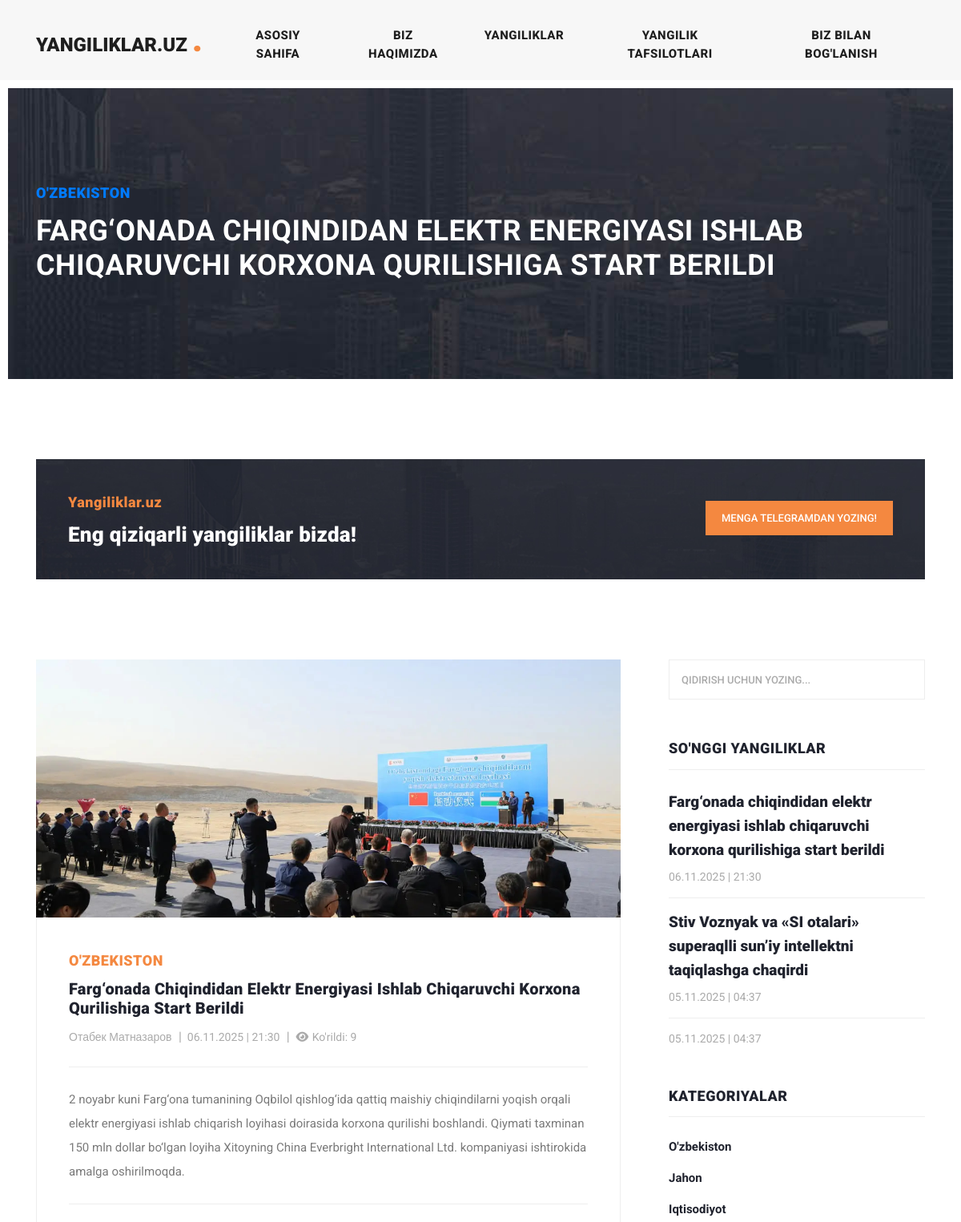
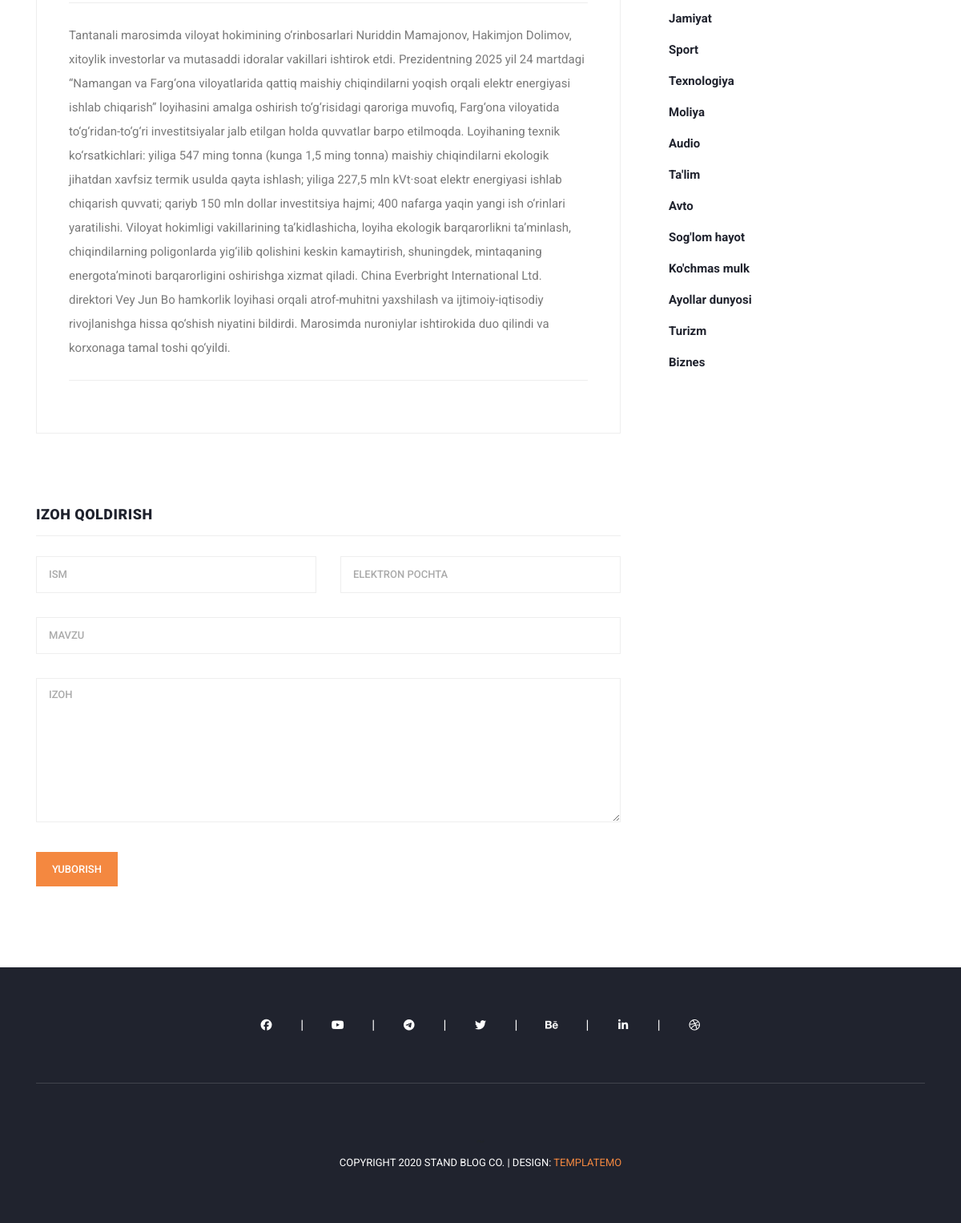
The app's page /?controller=news_view&id=1 with its own data (2 pictures, top to bottom).
### tables this page shows
CREATE TABLE `menu` (
    `id` INTEGER PRIMARY KEY AUTOINCREMENT,
    `name` VARCHAR(255) NOT NULL,
    `position` INTEGER DEFAULT NULL,
    `url` VARCHAR(255) DEFAULT NULL,
    `status` BOOLEAN DEFAULT TRUE
);

CREATE TABLE `news`
(
    `id`          INTEGER PRIMARY KEY AUTOINCREMENT,
    `author_id`   INTEGER NOT NULL,
    `is_banner`   INTEGER DEFAULT 0 CHECK (is_banner IN (0, 1)), -- 0=yo'q, 1=ha
    `title`       TEXT    NOT NULL,
    `description` TEXT,
    `category_id` INTEGER NOT NULL,
    `image`       TEXT    DEFAULT NULL,
    `body`        TEXT    DEFAULT NULL,
    `seen_count`  INTEGER DEFAULT 0 CHECK (seen_count >= 0),
    `created_at`  TEXT    DEFAULT (datetime('now', '+5 hours')), -- sqlite da datetime turi yo'q
    `updated_at`  TEXT    DEFAULT (datetime('now', '+5 hours')),
    `status`      INTEGER DEFAULT 1 CHECK (status IN (0, 1))    -- 0=nofaol, 1=faol

);

CREATE TABLE `category`
(
    `id`     INTEGER PRIMARY KEY AUTOINCREMENT,
    `name`   TEXT NOT NULL,
    `status` BOOLEAN DEFAULT TRUE
);

CREATE TABLE `author`
(
  `id` INTEGER PRIMARY KEY AUTOINCREMENT,
  `name` VARCHAR(100) NOT NULL,
  `status` BOOLEAN DEFAULT TRUE
);

CREATE TABLE `social`
(
    `id`       INTEGER PRIMARY KEY AUTOINCREMENT,
    `name`     TEXT(255) NOT NULL,     -- nomi
    `url`      TEXT(255) DEFAULT NULL, -- manzili
    `icon_class` TEXT(255) DEFAULT NULL, -- ikonkasi
    `position` INTEGER   DEFAULT NULL,
    `status`   BOOLEAN   DEFAULT 1     -- yoqib/o'chirish uchun statusi
);

### views/view.php (called while the page is built)
<?php
require_once __DIR__ . '/widgets/header.php';
require_once __DIR__ . '/widgets/view-main-banner.php';
require_once __DIR__ . '/widgets/view-main-content.php';
require_once __DIR__ . '/widgets/footer.php';

### index.php (called while the page is built)
<?php
require_once __DIR__ . '/controllers/mainController.php';

### models/menu.php (called while the page is built)
<?php
function getMenus(): array
{
    global $pdo;
    $sql = "
            SELECT
                 `name`,
                 `position`,
                 `url`
            FROM `menu`
            WHERE `status` = " . ACTIVE .
        " ORDER BY `position`";
    $stmt = $pdo->prepare($sql);
    $stmt->execute();
    return $stmt->fetchAll(PDO::FETCH_ASSOC);
}

### controllers/imports.php (called while the page is built, shortened)
<?php
$menus = getMenus();
$socials = getSocials();
$categories = getCategories();
$news = getLastNews();

### models/news.php (called while the page is built, shortened)
<?php
function getLastNews(): array
{
    global $pdo;
    $sql = "SELECT
                `N`.`id` AS `news_id`,
                `A`.`name` AS `muallif`,
                `N`.`title` AS `sarlavha`,
                `N`.`description` AS `qisqa_tavsif`,
                `C`.`name` AS `kategoriya`,
                `N`.`image` AS `rasm`,
               -- `N`.`body` AS `yangilik_matni`,
                `N`.`seen_count` AS `kurishlar_soni`,
                `N`.`created_at` AS `yaratilgan_vaqti`      -- GMT+5 da ko'rsatish
            FROM `news` AS `N`
            JOIN `category` AS `C`
             ON `N`.`category_id` = `C`.`id`
            JOIN `author` AS `A`
            ON `N`.`author_id` = `A`.`id`
            WHERE `N`.`status` = " . ACTIVE .
        " ORDER BY `yaratilgan_vaqti` DESC
            LIMIT 3";
    $stmt = $pdo->prepare($sql);
    $stmt->execute();
    return $stmt->fetchAll(PDO::FETCH_ASSOC);
}
function getNewsById(int $id): array
{
    global $pdo;
    $sql = "SELECT
                `N`.`id` AS `news_id`,
                `A`.`name` AS `muallif`,
                `N`.`title` AS `sarlavha`,
                `N`.`description` AS `qisqa_tavsif`,
                `C`.`name` AS `kategoriya`,
                `N`.`image` AS `rasm`,
                `N`.`body` AS `yangilik_matni`,
                `N`.`seen_count` AS `kurishlar_soni`,
                `N`.`created_at` AS `yaratilgan_vaqti`      -- GMT+5 da ko'rsatish
            FROM `news` AS `N`
            LEFT JOIN `category` AS `C`
             ON `N`.`category_id` = `C`.`id` AND `C`.`status` = " . ACTIVE . "
            JOIN `author` AS `A`
            ON `N`.`author_id` = `A`.`id`
            WHERE `N`.`status` = " . ACTIVE .
        " AND `N`.`id` = :id " .
        " LIMIT 1 ; ";
    $stmt = $pdo->prepare($sql);
    $stmt->bindParam(':id', $id, PDO::PARAM_INT);
    $stmt->execute();
    return $stmt->fetch(PDO::FETCH_ASSOC);
}

### helpers.php (called while the page is built, shortened)
<?php
function getImage(string $table_name, int $id, mixed $filename): string
{
    $relativePath = "uploads/$table_name/$id/$filename";
    if (file_exists(PROJECT_ROOT . $relativePath)) {
        return '/' . $relativePath;
    }
    return '/assets/images/no_image.png';
}

### models/categories.php (called while the page is built)
<?php
function getCategories(): array
{
    global $pdo;
    $sql = "SELECT
                `name`
            FROM `category`
            WHERE `status` = " . ACTIVE . "
            ORDER BY `id`
            ";
    $stmt = $pdo->prepare($sql);
    $stmt->execute();
    return $stmt->fetchAll(PDO::FETCH_ASSOC);
}

### models/socials.php (called while the page is built)
<?php
function getSocials(): array
{
    global $pdo;
    $sql = "SELECT
                `name`,
                `url`,
                `icon_class`,
                `position`
        FROM `social`
        WHERE `status` = " . ACTIVE .
        " ORDER BY `position`";
    $stmt = $pdo->prepare($sql);
    $stmt->execute();
    return $stmt->fetchAll(PDO::FETCH_ASSOC);
}

### views/widgets/view-main-content.php (the view)
<section class="call-to-action">
    <div class="container">
        <div class="row">
            <div class="col-lg-12">
                <div class="main-content">
                    <div class="row">
                        <div class="col-lg-8">
                            <span><?= SITE_NAME ?? 'Bu yerda sayt nomi' ?></span>
                            <h4> <?= SLOGAN ?> </h4>
                        </div>
                        <div class="col-lg-4">
                            <div class="main-button">
                                <a href="https://t.me/settings" target="_parent">Menga Telegramdan yozing!</a>
                            </div>
                        </div>
                    </div>
                </div>
            </div>
        </div>
    </div>
</section>
<section class="blog-posts grid-system">
    <div class="container">
        <div class="row">
            <div class="col-lg-8">
                <div class="all-blog-posts">
                    <div class="row">
                        <div class="col-lg-12">
                            <div class="blog-post">
                                <div class="blog-thumb">
                                    <?php $image = getImage('news', $newsItem['news_id'], $newsItem['rasm']); ?>
                                    <a>
                                        <img src="<?= $image; ?>"
                                             style="height: 322px; width: 730px; object-fit: cover"
                                             alt="<?= $newsItem['sarlavha']; ?> ">
                                    </a>
                                </div>
                                <div class="down-content">
                                    <span> <?= $newsItem['kategoriya']; ?> </span>
                                    <a><h4> <?= $newsItem['sarlavha'] ?> </h4></a>
                                    <ul class="post-info">
                                        <li><a href="#"> <?= $newsItem['muallif'] ?> </a></li>
                                        <li>
                                            <a> <?= date('d.m.Y  |  H:i', strtotime($newsItem['yaratilgan_vaqti'])); ?> </a>
                                        </li>
                                        <li><a> <i class="fas fa-eye"></i>
                                                Ko'rildi: <?= $newsItem['kurishlar_soni']; ?> </a></li>
                                    </ul>
                                    <p> <?= $newsItem['qisqa_tavsif'] ?> </p>
                                    <p> <?= $newsItem['yangilik_matni'] ?> </p>
                                </div>
                            </div>
                        </div>
                        <div class="col-lg-12">
                            <div class="sidebar-item submit-comment">
                                <div class="sidebar-heading">
                                    <h2>Izoh qoldirish</h2>
                                </div>
                                <div class="content">
                                    <form id="comment" action="#" method="post">
                                        <div class="row">
                                            <div class="col-md-6 col-sm-12">
                                                <fieldset>
                                                    <input name="name" type="text" id="name"
                                                           placeholder="Ism"
                                                           required>
                                                </fieldset>
                                            </div>
                                            <div class="col-md-6 col-sm-12">
                                                <fieldset>
                                                    <input name="email" type="text" id="email"
                                                           placeholder="Elektron pochta">
                                                </fieldset>
                                            </div>
                                            <div class="col-md-12 col-sm-12">
                                                <fieldset>
                                                    <input name="subject" type="text" id="subject"
                                                           placeholder="Mavzu">
                                                </fieldset>
                                            </div>
                                            <div class="col-lg-12">
                                                <fieldset>
                                                    <textarea name="message" rows="6" id="message"
                                                              placeholder="Izoh" required></textarea>
                                                </fieldset>
                                            </div>
                                            <div class="col-lg-12">
                                                <fieldset>
                                                    <button type="submit" id="form-submit" class="main-button">Yuborish
                                                    </button>
                                                </fieldset>
                                            </div>
                                        </div>
                                    </form>
                                </div>
                            </div>
                        </div>
                    </div>
                </div>
            </div>
            <div class="col-lg-4">
                <?php require_once __DIR__ . '/sidebar.php'; ?>
            </div>
        </div>
    </div>
</section>
<div class="col-lg-4">

### views/widgets/header.php (shortened to what this page needs)
<!DOCTYPE html>
<html lang="uz">
<head>
    <link href="vendor/bootstrap/css/bootstrap.min.css" rel="stylesheet">
    <link rel="stylesheet" href="assets/css/all.min.css">
    <link rel="stylesheet" href="assets/css/fontawesome.css">
    <link rel="stylesheet" href="assets/css/templatemo-stand-blog.css">
    <link rel="stylesheet" href="assets/css/owl.css">
</head>
<body>
<header class="">
    <nav class="navbar navbar-expand-lg">
        <div class="container">
            <a class="navbar-brand" href="/">
                <h2> <?= SITE_NAME ?? 'Sayt nomi'; ?> <em>.</em></h2>
            </a>
            <div class="collapse navbar-collapse" id="navbarResponsive">
                <ul class="navbar-nav ml-auto">
                    <?php if (!empty($menus)): ?>
                        <?php foreach ($menus as $menu): ?>
                            <li class="nav-item">
                                <a class="nav-link" href="<?= $menu['url']; ?>">
                                    <?= $menu['name']; ?>
                                </a>
                            </li>
                        <?php endforeach; ?>
                    <?php endif; ?>
                </ul>
            </div>
        </div>
    </nav>
</header>

### views/widgets/view-main-banner.php (shortened to what this page needs)
<div class="heading-page header-text">
    <section class="page-heading">
        <div class="container">
            <div class="row">
                <div class="col-lg-12">
                    <div class="text-content">
                        <h4>
                            <a href="?controller=category&cat=<?= urlencode($newsItem['kategoriya']); ?>"
                               class="category-link">
                                <?= htmlspecialchars($newsItem['kategoriya']); ?>
                            </a>
                        </h4>
                        <h2> <?= $newsItem['sarlavha']; ?> </h2>
                    </div>
                </div>
            </div>
        </div>
    </section>
</div>

### views/widgets/sidebar.php (shortened to what this page needs)
<div class="sidebar">
    <div class="row">
        <div class="col-lg-12">
            <div class="sidebar-item search">
                <form id="search_form" name="gs" method="GET" action="#">
                    <input type="text" name="q" class="searchText" placeholder="qidirish uchun yozing..."
                           autocomplete="on">
                </form>
            </div>
        </div>
        <div class="col-lg-12">
            <div class="sidebar-item recent-posts">
                <div class="sidebar-heading">
                    <h2>So'nggi yangiliklar</h2>
                </div>
                <div class="content">
                    <ul>
                        <?php if (!empty($news)): ?>
                            <?php foreach ($news as $news_item): ?>
                                <li>
                                    <a href="?controller=news_view&id=<?= htmlspecialchars($news_item['news_id']) ?>">
                                        <h5> <?= htmlspecialchars($news_item['sarlavha']); ?> </h5>
                                        <span><?= date('d.m.Y  |  H:i', strtotime($news_item['yaratilgan_vaqti'])); ?></span>
                                    </a>
                                </li>
                            <?php endforeach; ?>
                        <?php else: echo 'news massivi null!'; ?>
                        <?php endif; ?>
                    </ul>
                </div>
            </div>
        </div>
        <div class="col-lg-12">
            <div class="sidebar-item categories">
                <div class="sidebar-heading">
                    <h2>Kategoriyalar</h2>
                </div>
                <div class="content">
                    <ul>
                        <?php if (!empty($categories)): ?>
                            <?php foreach ($categories as $category): ?>
                                <li><a href="#"> <?= $category['name'] ?> </a></li>
                            <?php endforeach; ?>
                        <?php endif; ?>
                    </ul>
                </div>
            </div>
        </div>
    </div>
</div>

### views/widgets/footer.php (shortened to what this page needs)
</div>
<footer>
    <div class="container">
        <div class="row">
            <div class="col-lg-12">
                <ul class="social-icons">
                    <?php if (!empty($socials)) : ?>
                        <?php foreach ($socials as $social) : ?>
                            <li>
                                <a href="<?= $social['url'] ?>" target="_blank">
                                    <i class="<?= $social['icon_class']; ?>>"></i>
                                </a>
                            </li>
                        <?php endforeach; ?>
                    <?php endif; ?>
                </ul>
            </div>
            <div class="col-lg-12">
                <div class="copyright-text">~
                    <p>Copyright 2020 Stand Blog Co.
                        | Design: <a rel="nofollow" href="https://templatemo.com" target="_parent">TemplateMo</a></p>
                </div>
            </div>
        </div>
    </div>
</footer>
</body>
</html>

### records on screen
menu: name "ASOSIY SAHIFA"
menu: name "BIZ HAQIMIZDA"
menu: name "YANGILIKLAR"
menu: name "YANGILIK TAFSILOTLARI"
menu: name "BIZ BILAN BOG'LANISH"
news: category.name "O'ZBEKISTON", title "FARG‘ONADA CHIQINDIDAN ELEKTR ENERGIYASI ISHLAB CHIQARUVCHI KORXONA QURILISHIGA START BERILDI", id+image (picture), title "Farg‘onada Chiqindidan Elektr Energiyasi Ishlab Chiqaruvchi Korxona Qurilishiga Start Berildi", author.name "Отабек Матназаров", created_at "06.11.2025 | 21:30", seen_count "9", description "2 noyabr kuni Farg‘ona tumanining Oqbilol qishlog‘ida qattiq maishiy chiqindilarni yoqish orqali elektr energiyasi ishlab chiqarish loyihasi doirasida korxona qurilishi boshlandi. Qiymati taxminan 150 mln dollar bo‘lgan loyiha Xitoyning China Everbright International Ltd. kompaniyasi ishtirokida amalga oshirilmoqda.", body "Tantanali marosimda viloyat hokimining o‘rinbosarlari Nuriddin Mamajonov, Hakimjon Dolimov, xitoylik investorlar va mutasaddi idoralar vakillari ishtirok etdi. Prezidentning 2025 yil 24 martdagi “Namangan va Farg‘ona viloyatlarida qattiq maishiy chiqindilarni yoqish orqali elektr energiyasi ishlab chiqarish” loyihasini amalga oshirish to‘g‘risidagi qaroriga muvofiq, Farg‘ona viloyatida to‘g‘ridan-to‘g‘ri investitsiyalar jalb etilgan holda quvvatlar barpo etilmoqda. Loyihaning texnik ko‘rsatkichlari: yiliga 547 ming tonna (kunga 1,5 ming tonna) maishiy chiqindilarni ekologik jihatdan xavfsiz termik usulda qayta ishlash; yiliga 227,5 mln kVt·soat elektr energiyasi ishlab chiqarish quvvati;…", title "Farg‘onada chiqindidan elektr energiyasi ishlab chiqaruvchi korxona qurilishiga start berildi"
news: title "Stiv Voznyak va «SI otalari» superaqlli sun’iy intellektni taqiqlashga chaqirdi", created_at "05.11.2025 | 04:37"
news: created_at "05.11.2025 | 04:37"
category: name "O'zbekiston"
category: name "Jahon"
category: name "Iqtisodiyot"
category: name "Jamiyat"
category: name "Sport"
category: name "Texnologiya"
category: name "Moliya"
category: name "Audio"
category: name "Ta'lim"
category: name "Avto"
category: name "Sog'lom hayot"
category: name "Ko'chmas mulk"
category: name "Ayollar dunyosi"
category: name "Turizm"
category: name "Biznes"

### other values on screen
SITE_NAME "YANGILIKLAR.UZ"
SITE_NAME "Yangiliklar.uz"
SLOGAN "Eng qiziqarli yangiliklar bizda!"
